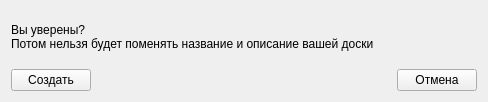
<?xml version="1.0" encoding="UTF-8"?>
<ui version="4.0">
 <class>confirmationWindow</class>
 <widget class="QWidget" name="confirmationWindow">
  <property name="geometry">
   <rect>
    <x>0</x>
    <y>0</y>
    <width>488</width>
    <height>102</height>
   </rect>
  </property>
  <property name="minimumSize">
   <size>
    <width>488</width>
    <height>102</height>
   </size>
  </property>
  <property name="maximumSize">
   <size>
    <width>488</width>
    <height>102</height>
   </size>
  </property>
  <property name="windowTitle">
   <string>NedoRello</string>
  </property>
  <layout class="QGridLayout" name="gridLayout">
   <item row="0" column="0">
    <layout class="QVBoxLayout" name="verticalLayout">
     <item>
      <widget class="QLabel" name="label">
       <property name="text">
        <string>Вы уверены?
Потом нельзя будет поменять название и описание вашей доски </string>
       </property>
      </widget>
     </item>
     <item>
      <layout class="QHBoxLayout" name="horizontalLayout">
       <item>
        <widget class="QPushButton" name="buttonCreate">
         <property name="text">
          <string>Создать</string>
         </property>
        </widget>
       </item>
       <item>
        <spacer name="horizontalSpacer">
         <property name="orientation">
          <enum>Qt::Horizontal</enum>
         </property>
         <property name="sizeHint" stdset="0">
          <size>
           <width>40</width>
           <height>20</height>
          </size>
         </property>
        </spacer>
       </item>
       <item>
        <widget class="QPushButton" name="buttonCancel">
         <property name="text">
          <string>Отмена</string>
         </property>
        </widget>
       </item>
      </layout>
     </item>
    </layout>
   </item>
  </layout>
 </widget>
 <resources/>
 <connections/>
</ui>
